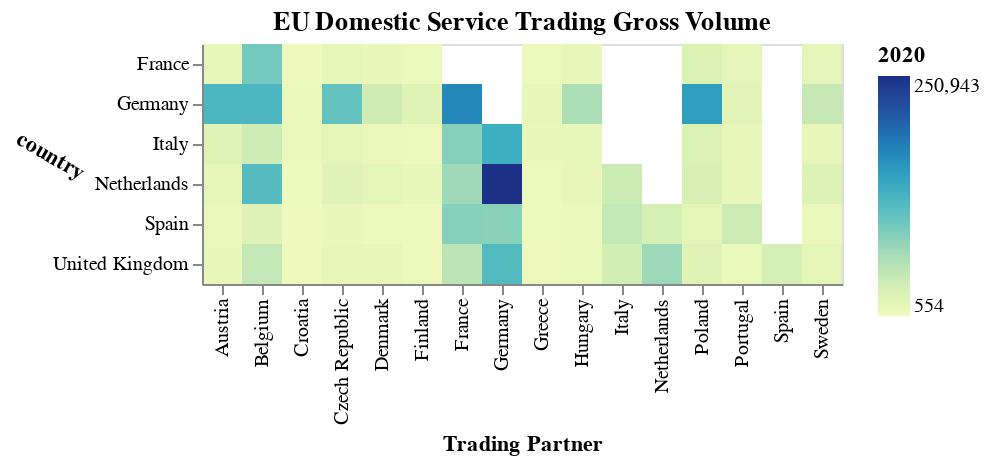

Notebook source saved alongside this figure:
### Code cell
alt.Chart(exam).mark_rect().encode(
    x="Trading Partner:N",
    y="country:N",
    color='2020:Q'
).resolve_scale(color="independent",).properties(
    title='EU Domestic Service Trading Gross Volume'
).configure_axisY(
    titleAngle=30
)

### Figure 1 — Vega-Lite specification as saved in the notebook (floating-point values rounded to 4 significant figures)
{"config": {"view": {"continuousWidth": 400, "continuousHeight": 300}, "axisY": {"titleAngle": 30}}, "data": {"name": "data-478245fd6544a9d60b1d851528d702a1"}, "mark": "rect", "encoding": {"color": {"field": "2020", "type": "quantitative"}, "x": {"field": "Trading Partner", "type": "nominal"}, "y": {"field": "country", "type": "nominal"}}, "resolve": {"scale": {"color": "independent"}}, "title": "EU Domestic Service Trading Gross Volume", "$schema": "https://vega.github.io/schema/vega-lite/v4.17.0.json", "datasets": {"data-478245fd6544a9d60b1d851528d702a1": [{"Trading Partner": "Austria", "country": "France", "2014": 13210.0, "2015": 10640.0, "2016": 9870.0, "2017": 12130.0, "2018": 12630.0, "2019": 12000.0, "2020": 11110.0, "ordered-cols": "Austria-France"}, {"Trading Partner": "Austria", "country": "Germany", "2014": 126500.0, "2015": 109100.0, "2016": 112900.0, "2017": 123800.0, "2018": 134900.0, "2019": 129500.0, "2020": 121900.0, "ordered-cols": "Austria-Germany"}, {"Trading Partner": "Austria", "country": "Italy", "2014": 22560.0, "2015": 19150.0, "2016": 18720.0, "2017": 20780.0, "2018": 23060.0, "2019": 23260.0, "2020": 20210.0, "ordered-cols": "Austria-Italy"}, {"Trading Partner": "Austria", "country": "Netherlands", "2014": 10100.0, "2015": 8794.0, "2016": 8897.0, "2017": 10390.0, "2018": 12090.0, "2019": 11510.0, "2020": 11060.0, "ordered-cols": "Austria-Netherlands"}, {"Trading Partner": "Austria", "country": "Spain", "2014": 4755.0, "2015": 4466.0, "2016": 4694.0, "2017": 4778.0, "2018": 5566.0, "2019": 5365.0, "2020": 4815.0, "ordered-cols": "Austria-Spain"}, {"Trading Partner": "Austria", "country": "United Kingdom", "2014": 8204.0, "2015": 7341.0, "2016": 7268.0, "2017": 7124.0, "2018": 8669.0, "2019": 8302.0, "2020": 7137.0, "ordered-cols": "Austria-United Kingdom"}, {"Trading Partner": "Belgium", "country": "France", "2014": 120300.0, "2015": 98120.0, "2016": 96790.0, "2017": 102800.0, "2018": 111900.0, "2019": 106800.0, "2020": 94960.0, "ordered-cols": "Belgium-France"}, {"Trading Partner": "Belgium", "country": "Germany", "2014": 134700.0, "2015": 111000.0, "2016": 115700.0, "2017": 125900.0, "2018": 137600.0, "2019": 130600.0, "2020": 121000.0, "ordered-cols": "Belgium-Germany"}, {"Trading Partner": "Belgium", "country": "Italy", "2014": 35670.0, "2015": 33410.0, "2016": 34410.0, "2017": 34720.0, "2018": 38410.0, "2019": 37500.0, "2020": 37380.0, "ordered-cols": "Belgium-Italy"}, {"Trading Partner": "Belgium", "country": "Netherlands", "2014": 140000.0, "2015": 105200.0, "2016": 105100.0, "2017": 119100.0, "2018": 134600.0, "2019": 124700.0, "2020": 114200.0, "ordered-cols": "Belgium-Netherlands"}, {"Trading Partner": "Belgium", "country": "Spain", "2014": 19460.0, "2015": 17130.0, "2016": 19550.0, "2017": 21430.0, "2018": 23110.0, "2019": 22370.0, "2020": 21190.0, "ordered-cols": "Belgium-Spain"}, {"Trading Partner": "Belgium", "country": "United Kingdom", "2014": 55970.0, "2015": 51080.0, "2016": 50090.0, "2017": 52450.0, "2018": 55980.0, "2019": 50910.0, "2020": 44380.0, "ordered-cols": "Belgium-United Kingdom"}, {"Trading Partner": "Croatia", "country": "France", "2014": 740.5, "2015": 677.5, "2016": 777.1, "2017": 947.8, "2018": 1114.0, "2019": 1137.0, "2020": 1135.0, "ordered-cols": "Croatia-France"}, {"Trading Partner": "Croatia", "country": "Germany", "2014": 4618.0, "2015": 4465.0, "2016": 5032.0, "2017": 5567.0, "2018": 6338.0, "2019": 6323.0, "2020": 5871.0, "ordered-cols": "Croatia-Germany"}, {"Trading Partner": "Croatia", "country": "Italy", "2014": 5110.0, "2015": 4258.0, "2016": 4443.0, "2017": 5008.0, "2018": 5847.0, "2019": 5992.0, "2020": 5137.0, "ordered-cols": "Croatia-Italy"}, {"Trading Partner": "Croatia", "country": "Netherlands", "2014": 897.7, "2015": 976.7, "2016": 1225.0, "2017": 1287.0, "2018": 1269.0, "2019": 1389.0, "2020": 1284.0, "ordered-cols": "Croatia-Netherlands"}, {"Trading Partner": "Croatia", "country": "Spain", "2014": 511.0, "2015": 627.9, "2016": 651.9, "2017": 781.8, "2018": 787.4, "2019": 843.6, "2020": 793.4, "ordered-cols": "Croatia-Spain"}, {"Trading Partner": "Croatia", "country": "United Kingdom", "2014": 401.3, "2015": 375.7, "2016": 369.0, "2017": 452.6, "2018": 538.6, "2019": 526.3, "2020": 554.2, "ordered-cols": "Croatia-United Kingdom"}, {"Trading Partner": "Czech Republic", "country": "France", "2014": 13450.0, "2015": 12250.0, "2016": 12760.0, "2017": 14050.0, "2018": 15500.0, "2019": 15280.0, "2020": 13420.0, "ordered-cols": "Czech Republic-France"}, {"Trading Partner": "Czech Republic", "country": "Germany", "2014": 99130.0, "2015": 88990.0, "2016": 93420.0, "2017": 104700.0, "2018": 115300.0, "2019": 110200.0, "2020": 104200.0, "ordered-cols": "Czech Republic-Germany"}, {"Trading Partner": "Czech Republic", "country": "Italy", "2014": 12480.0, "2015": 11640.0, "2016": 12900.0, "2017": 13930.0, "2018": 15400.0, "2019": 14880.0, "2020": 13910.0, "ordered-cols": "Czech Republic-Italy"}, {"Trading Partner": "Czech Republic", "country": "Netherlands", "2014": 15000.0, "2015": 13450.0, "2016": 13290.0, "2017": 15030.0, "2018": 16620.0, "2019": 17520.0, "2020": 17620.0, "ordered-cols": "Czech Republic-Netherlands"}, {"Trading Partner": "Czech Republic", "country": "Spain", "2014": 6640.0, "2015": 6588.0, "2016": 7013.0, "2017": 7787.0, "2018": 8120.0, "2019": 8009.0, "2020": 7485.0, "ordered-cols": "Czech Republic-Spain"}, {"Trading Partner": "Czech Republic", "country": "United Kingdom", "2014": 11610.0, "2015": 10920.0, "2016": 11130.0, "2017": 11660.0, "2018": 12060.0, "2019": 11600.0, "2020": 9147.0, "ordered-cols": "Czech Republic-United Kingdom"}, {"Trading Partner": "Denmark", "country": "France", "2014": 7162.0, "2015": 6013.0, "2016": 6161.0, "2017": 6847.0, "2018": 7542.0, "2019": 7353.0, "2020": 7365.0, "ordered-cols": "Denmark-France"}, {"Trading Partner": "Denmark", "country": "Germany", "2014": 38280.0, "2015": 32490.0, "2016": 33360.0, "2017": 35350.0, "2018": 40500.0, "2019": 36630.0, "2020": 36520.0, "ordered-cols": "Denmark-Germany"}, {"Trading Partner": "Denmark", "country": "Italy", "2014": 6365.0, "2015": 5422.0, "2016": 5495.0, "2017": 6098.0, "2018": 6340.0, "2019": 6140.0, "2020": 5877.0, "ordered-cols": "Denmark-Italy"}, {"Trading Partner": "Denmark", "country": "Netherlands", "2014": 12330.0, "2015": 11210.0, "2016": 10670.0, "2017": 11710.0, "2018": 12970.0, "2019": 13440.0, "2020": 13850.0, "ordered-cols": "Denmark-Netherlands"}, {"Trading Partner": "Denmark", "country": "Spain", "2014": 3892.0, "2015": 3656.0, "2016": 3727.0, "2017": 3884.0, "2018": 4361.0, "2019": 4277.0, "2020": 4214.0, "ordered-cols": "Denmark-Spain"}, {"Trading Partner": "Denmark", "country": "United Kingdom", "2014": 12080.0, "2015": 9130.0, "2016": 8842.0, "2017": 10050.0, "2018": 12590.0, "2019": 12090.0, "2020": 9450.0, "ordered-cols": "Denmark-United Kingdom"}, {"Trading Partner": "Finland", "country": "France", "2014": 4634.0, "2015": 4238.0, "2016": 4466.0, "2017": 4822.0, "2018": 4700.0, "2019": 4789.0, "2020": 4481.0, "ordered-cols": "Finland-France"}, {"Trading Partner": "Finland", "country": "Germany", "2014": 20880.0, "2015": 19570.0, "2016": 18910.0, "2017": 21500.0, "2018": 23510.0, "2019": 22650.0, "2020": 20120.0, "ordered-cols": "Finland-Germany"}, {"Trading Partner": "Finland", "country": "Italy", "2014": 3626.0, "2015": 2947.0, "2016": 3095.0, "2017": 3420.0, "2018": 3829.0, "2019": 4680.0, "2020": 3561.0, "ordered-cols": "Finland-Italy"}, {"Trading Partner": "Finland", "country": "Netherlands", "2014": 11240.0, "2015": 9524.0, "2016": 9335.0, "2017": 10770.0, "2018": 11810.0, "2019": 10700.0, "2020": 10630.0, "ordered-cols": "Finland-Netherlands"}, {"Trading Partner": "Finland", "country": "Spain", "2014": 2481.0, "2015": 2354.0, "2016": 2503.0, "2017": 2481.0, "2018": 2705.0, "2019": 2670.0, "2020": 2604.0, "ordered-cols": "Finland-Spain"}, {"Trading Partner": "Finland", "country": "United Kingdom", "2014": 6284.0, "2015": 5081.0, "2016": 4851.0, "2017": 5203.0, "2018": 5338.0, "2019": 4885.0, "2020": 4379.0, "ordered-cols": "Finland-United Kingdom"}, {"Trading Partner": "France", "country": "Germany", "2014": 225000.0, "2015": 191000.0, "2016": 187500.0, "2017": 193400.0, "2018": 204600.0, "2019": 193700.0, "2020": 169300.0, "ordered-cols": "France-Germany"}, {"Trading Partner": "France", "country": "Italy", "2014": 92050.0, "2015": 79640.0, "2016": 81040.0, "2017": 89180.0, "2018": 97700.0, "2019": 92050.0, "2020": 84640.0, "ordered-cols": "France-Italy"}, {"Trading Partner": "France", "country": "Netherlands", "2014": 74230.0, "2015": 62420.0, "2016": 62900.0, "2017": 70710.0, "2018": 75540.0, "2019": 72420.0, "2020": 68190.0, "ordered-cols": "France-Netherlands"}, {"Trading Partner": "France", "country": "Spain", "2014": 86210.0, "2015": 75880.0, "2016": 78210.0, "2017": 86290.0, "2018": 91420.0, "2019": 88810.0, "2020": 83420.0, "ordered-cols": "France-Spain"}, {"Trading Partner": "France", "country": "United Kingdom", "2014": 68540.0, "2015": 61590.0, "2016": 58250.0, "2017": 61260.0, "2018": 64040.0, "2019": 65790.0, "2020": 51250.0, "ordered-cols": "France-United Kingdom"}, {"Trading Partner": "Germany", "country": "Italy", "2014": 138000.0, "2015": 118700.0, "2016": 124000.0, "2017": 137100.0, "2018": 154200.0, "2019": 141800.0, "2020": 133100.0, "ordered-cols": "Germany-Italy"}, {"Trading Partner": "Germany", "country": "Netherlands", "2014": 250700.0, "2015": 218500.0, "2016": 216700.0, "2017": 247700.0, "2018": 277100.0, "2019": 265900.0, "2020": 250900.0, "ordered-cols": "Germany-Netherlands"}, {"Trading Partner": "Germany", "country": "Spain", "2014": 80560.0, "2015": 74440.0, "2016": 76520.0, "2017": 85810.0, "2018": 92070.0, "2019": 88220.0, "2020": 81290.0, "ordered-cols": "Germany-Spain"}, {"Trading Partner": "Germany", "country": "United Kingdom", "2014": 150800.0, "2015": 137500.0, "2016": 130200.0, "2017": 135300.0, "2018": 139800.0, "2019": 130900.0, "2020": 115800.0, "ordered-cols": "Germany-United Kingdom"}, {"Trading Partner": "Greece", "country": "France", "2014": 3699.0, "2015": 2875.0, "2016": 2833.0, "2017": 3253.0, "2018": 3767.0, "2019": 3923.0, "2020": 4459.0, "ordered-cols": "France-Greece"}, {"Trading Partner": "Greece", "country": "Germany", "2014": 8609.0, "2015": 7190.0, "2016": 7489.0, "2017": 8109.0, "2018": 9140.0, "2019": 9270.0, "2020": 9435.0, "ordered-cols": "Germany-Greece"}, {"Trading Partner": "Greece", "country": "Italy", "2014": 8139.0, "2015": 6857.0, "2016": 7174.0, "2017": 7659.0, "2018": 8739.0, "2019": 8824.0, "2020": 8069.0, "ordered-cols": "Greece-Italy"}, {"Trading Partner": "Greece", "country": "Netherlands", "2014": 3799.0, "2015": 3189.0, "2016": 3307.0, "2017": 3684.0, "2018": 3978.0, "2019": 3802.0, "2020": 4262.0, "ordered-cols": "Greece-Netherlands"}, {"Trading Partner": "Greece", "country": "Spain", "2014": 3172.0, "2015": 2542.0, "2016": 2549.0, "2017": 2706.0, "2018": 4583.0, "2019": 3372.0, "2020": 3149.0, "ordered-cols": "Greece-Spain"}, {"Trading Partner": "Greece", "country": "United Kingdom", "2014": 2798.0, "2015": 2454.0, "2016": 2438.0, "2017": 2457.0, "2018": 2835.0, "2019": 2579.0, "2020": 2306.0, "ordered-cols": "Greece-United Kingdom"}, {"Trading Partner": "Hungary", "country": "France", "2014": 9567.0, "2015": 8705.0, "2016": 8306.0, "2017": 8786.0, "2018": 9026.0, "2019": 8708.0, "2020": 8646.0, "ordered-cols": "France-Hungary"}, {"Trading Partner": "Hungary", "country": "Germany", "2014": 55550.0, "2015": 50070.0, "2016": 52670.0, "2017": 58200.0, "2018": 63590.0, "2019": 62570.0, "2020": 60420.0, "ordered-cols": "Germany-Hungary"}, {"Trading Partner": "Hungary", "country": "Italy", "2014": 10040.0, "2015": 9111.0, "2016": 9555.0, "2017": 10990.0, "2018": 11740.0, "2019": 11020.0, "2020": 10500.0, "ordered-cols": "Hungary-Italy"}, {"Trading Partner": "Hungary", "country": "Netherlands", "2014": 6724.0, "2015": 6912.0, "2016": 7322.0, "2017": 8473.0, "2018": 9266.0, "2019": 9762.0, "2020": 9603.0, "ordered-cols": "Hungary-Netherlands"}, {"Trading Partner": "Hungary", "country": "Spain", "2014": 4030.0, "2015": 4134.0, "2016": 4357.0, "2017": 4517.0, "2018": 4971.0, "2019": 5322.0, "2020": 4761.0, "ordered-cols": "Hungary-Spain"}, {"Trading Partner": "Hungary", "country": "United Kingdom", "2014": 5825.0, "2015": 5594.0, "2016": 5465.0, "2017": 5662.0, "2018": 5932.0, "2019": 5932.0, "2020": 5052.0, "ordered-cols": "Hungary-United Kingdom"}, {"Trading Partner": "Italy", "country": "Netherlands", "2014": 38450.0, "2015": 33020.0, "2016": 32470.0, "2017": 37120.0, "2018": 39760.0, "2019": 38330.0, "2020": 39010.0, "ordered-cols": "Italy-Netherlands"}, {"Trading Partner": "Italy", "country": "Spain", "2014": 44920.0, "2015": 40650.0, "2016": 42830.0, "2017": 47970.0, "2018": 50830.0, "2019": 49970.0, "2020": 44970.0, "ordered-cols": "Italy-Spain"}, {"Trading Partner": "Italy", "country": "United Kingdom", "2014": 40750.0, "2015": 36120.0, "2016": 35630.0, "2017": 37130.0, "2018": 39190.0, "2019": 37470.0, "2020": 32670.0, "ordered-cols": "Italy-United Kingdom"}, {"Trading Partner": "Netherlands", "country": "Spain", "2014": 26410.0, "2015": 24320.0, "2016": 24850.0, "2017": 27680.0, "2018": 31080.0, "2019": 31170.0, "2020": 29580.0, "ordered-cols": "Netherlands-Spain"}, {"Trading Partner": "Netherlands", "country": "United Kingdom", "2014": 88630.0, "2015": 73340.0, "2016": 73470.0, "2017": 80770.0, "2018": 90970.0, "2019": 85510.0, "2020": 70240.0, "ordered-cols": "Netherlands-United Kingdom"}, {"Trading Partner": "Poland", "country": "France", "2014": 20170.0, "2015": 18190.0, "2016": 19000.0, "2017": 21590.0, "2018": 24030.0, "2019": 24600.0, "2020": 23930.0, "ordered-cols": "France-Poland"}, {"Trading Partner": "Poland", "country": "Germany", "2014": 115700.0, "2015": 107000.0, "2016": 111100.0, "2017": 127700.0, "2018": 144800.0, "2019": 142700.0, "2020": 147800.0, "ordered-cols": "Germany-Poland"}, {"Trading Partner": "Poland", "country": "Italy", "2014": 21840.0, "2015": 19890.0, "2016": 20690.0, "2017": 23770.0, "2018": 25420.0, "2019": 25300.0, "2020": 24430.0, "ordered-cols": "Italy-Poland"}, {"Trading Partner": "Poland", "country": "Netherlands", "2014": 20870.0, "2015": 20290.0, "2016": 20850.0, "2017": 23810.0, "2018": 26260.0, "2019": 26210.0, "2020": 27470.0, "ordered-cols": "Netherlands-Poland"}, {"Trading Partner": "Poland", "country": "Spain", "2014": 10280.0, "2015": 9921.0, "2016": 10760.0, "2017": 12440.0, "2018": 13930.0, "2019": 13740.0, "2020": 13980.0, "ordered-cols": "Poland-Spain"}, {"Trading Partner": "Poland", "country": "United Kingdom", "2014": 18690.0, "2015": 18110.0, "2016": 18140.0, "2017": 20030.0, "2018": 21450.0, "2019": 21060.0, "2020": 19720.0, "ordered-cols": "Poland-United Kingdom"}, {"Trading Partner": "Portugal", "country": "France", "2014": 12320.0, "2015": 10940.0, "2016": 11510.0, "2017": 12620.0, "2018": 14890.0, "2019": 16640.0, "2020": 12950.0, "ordered-cols": "France-Portugal"}, {"Trading Partner": "Portugal", "country": "Germany", "2014": 16410.0, "2015": 14500.0, "2016": 15250.0, "2017": 17480.0, "2018": 19910.0, "2019": 19810.0, "2020": 17340.0, "ordered-cols": "Germany-Portugal"}, {"Trading Partner": "Portugal", "country": "Italy", "2014": 6085.0, "2015": 5288.0, "2016": 5521.0, "2017": 6261.0, "2018": 7200.0, "2019": 7041.0, "2020": 6522.0, "ordered-cols": "Italy-Portugal"}, {"Trading Partner": "Portugal", "country": "Netherlands", "2014": 6385.0, "2015": 5504.0, "2016": 5441.0, "2017": 6527.0, "2018": 7212.0, "2019": 6925.0, "2020": 6548.0, "ordered-cols": "Netherlands-Portugal"}, {"Trading Partner": "Portugal", "country": "Spain", "2014": 39390.0, "2015": 34580.0, "2016": 35020.0, "2017": 38550.0, "2018": 42300.0, "2019": 40620.0, "2020": 38310.0, "ordered-cols": "Portugal-Spain"}, {"Trading Partner": "Portugal", "country": "United Kingdom", "2014": 6098.0, "2015": 5672.0, "2016": 5590.0, "2017": 5982.0, "2018": 6403.0, "2019": 6452.0, "2020": 5247.0, "ordered-cols": "Portugal-United Kingdom"}, {"Trading Partner": "Spain", "country": "United Kingdom", "2014": 37350.0, "2015": 36680.0, "2016": 34820.0, "2017": 34120.0, "2018": 36920.0, "2019": 35320.0, "2020": 29860.0, "ordered-cols": "Spain-United Kingdom"}, {"Trading Partner": "Sweden", "country": "France", "2014": 15360.0, "2015": 12760.0, "2016": 12550.0, "2017": 13470.0, "2018": 14740.0, "2019": 13610.0, "2020": 12850.0, "ordered-cols": "France-Sweden"}, {"Trading Partner": "Sweden", "country": "Germany", "2014": 46350.0, "2015": 40360.0, "2016": 42480.0, "2017": 46610.0, "2018": 49330.0, "2019": 45730.0, "2020": 44370.0, "ordered-cols": "Germany-Sweden"}, {"Trading Partner": "Sweden", "country": "Italy", "2014": 9232.0, "2015": 8440.0, "2016": 8558.0, "2017": 9288.0, "2018": 10900.0, "2019": 10310.0, "2020": 9580.0, "ordered-cols": "Italy-Sweden"}, {"Trading Partner": "Sweden", "country": "Netherlands", "2014": 21320.0, "2015": 19100.0, "2016": 19520.0, "2017": 22070.0, "2018": 24530.0, "2019": 23510.0, "2020": 22850.0, "ordered-cols": "Netherlands-Sweden"}, {"Trading Partner": "Sweden", "country": "Spain", "2014": 5547.0, "2015": 4618.0, "2016": 4522.0, "2017": 5113.0, "2018": 6002.0, "2019": 5275.0, "2020": 5567.0, "ordered-cols": "Spain-Sweden"}, {"Trading Partner": "Sweden", "country": "United Kingdom", "2014": 22460.0, "2015": 18060.0, "2016": 15710.0, "2017": 16830.0, "2018": 18030.0, "2019": 15560.0, "2020": 13730.0, "ordered-cols": "Sweden-United Kingdom"}]}}
